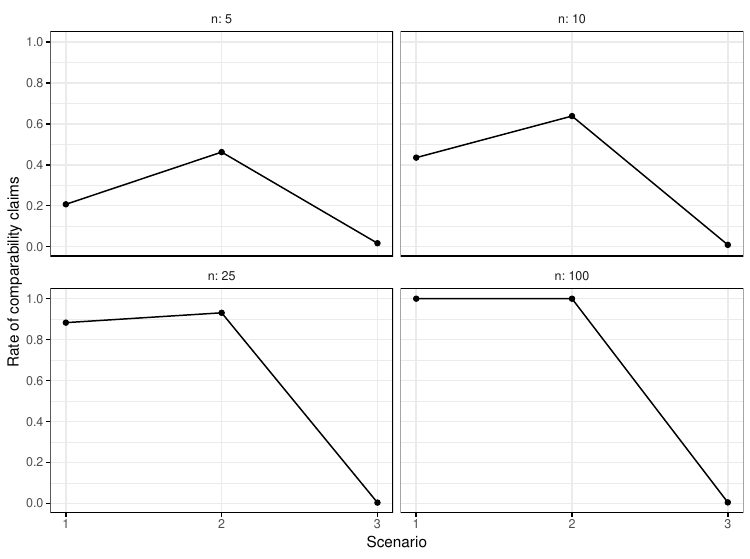

R code for this plot:
library(tailTest)
library(parallel)
library(ggplot2)
library(dplyr)
mc.cores = 30
# Warning! This program will run in parallel and needs a cluster with 30 cores.
# change mc.cores to the number of available cores, or set it to 1 in a pc
N        = c(5, 10, 25, 100)
nsim     = 1000
q        = 0.05
alpha    = 0.05
c        = -.34

scenarios = data.frame(id      = rep(c(1, 2,   3,    4),   each = 4),
                       mu_R    = rep(c(0, 0,   0,    0),   each = 4),
                       mu_T    = rep(c(0, 0.9, 0,    1.5), each = 4),
                       sigma_R = rep(c(1, 1,   1,    1),   each = 4),
                       sigma_T = rep(c(1, 0.4, 2.15, 1),   each = 4),
                       n       = rep(c(5, 10,  25, 100),   times = 4),
                       power   = NA)
scenarios

# Scenarios
# 1. Distributions of Test and Reference are identical
# (correct decision: comparable; µR = µT = 0 and σT = σR = 1).

# 2. The mean values of Test and Reference are different and the variability
# of Test is much smaller than that of Reference so that the distribution of
# Reference completely covers the distribution of Test
# (correct decision: comparable; µR = 0, µT = 0.9, σR = 1 and σT = 0.4).

# 3. The mean values of Test and Reference are identical, but the variability of Reference
# is smaller than the variability of Test
# (correct decision: not comparable; µR = µT = 0 and σR = 1 and σT = 2.15).

# 4. The variances of Test and Reference are identical, but the distribution of Test is
# shifted so that the situation is under Tsong’s null hypothesis [4]
# (correct decision: not comparable; µR = 0 and µT = 1.5 and σR = σT = 1).


# Possible decisions:
# Reject   = "Reject the null hypothesis. Comparability can be claimed."
# NoReject = "Do not reject the null hypothesis. Comparaility cannot be claimed."
for (i in 1:nrow(scenarios)) {
 n = scenarios[i, "n"]
 mu_R = scenarios[i, "mu_R"]
 mu_T = scenarios[i, "mu_T"]
 sigma_R = scenarios[i, "sigma_R"]
 sigma_T = scenarios[i, "sigma_T"]
 res = unlist(mclapply(X = 1:nsim, FUN = function(x){
    X_R = rnorm(n, mean = mu_R, sd = sigma_R)
    X_T = rnorm(n, mean = mu_T, sd = sigma_T)
    # Perform Test
    res = tailTest::testis.tails(Test = X_T, Reference = X_R,
                                 q = q, alpha = alpha, c = c)
    res$decision
  }, mc.cores = mc.cores))
 scenarios[i, "power"] = mean(res)
}

scenarios

# Save results
root = rprojroot::find_package_root_file()
fileOut = paste0(root, "/inst/sim/simulations_paper.RDS")
saveRDS(object = scenarios, file = fileOut)
scenarios = readRDS(file = fileOut)

# Produce the plot with the results (Figure 4 in the manuscript)
scenarios %>%
  filter(id != 4) %>%
ggplot() +
  geom_line(aes(x = id, y = power)) +
  geom_point(aes(x = id, y = power)) +
  facet_wrap(~ n, nrow = 2, ncol = 2, labeller = label_both) +
  labs(x = "Scenario", y = "Rate of comparability claims") +
  scale_x_continuous(breaks = 1:3)+
  scale_y_continuous(breaks = seq(0, 1, 0.2)) +
  theme_minimal() +
  theme(panel.border = element_rect(fill=NA),
        axis.ticks = element_line(),
        panel.grid.minor.x = element_blank())


plotOut = paste0(root, "/inst/sim/simulations_paper.pdf")
ggsave(filename = plotOut, width = 7.51, height = 5.59)


# Produce the plot with the results (Figure 4 in the manuscript)
scenarios %>%
  rename(Scenario = id) %>%
  ggplot() +
  geom_line(aes(x = n, y = power)) +
  geom_point(aes(x = n, y = power)) +
  facet_wrap(~ Scenario, nrow = 2, ncol = 2, labeller = label_both) +
  labs(x = "N", y = "Rate of comparability claims") +
  scale_x_continuous(breaks = N)+
  scale_y_continuous(breaks = seq(0, 1, 0.2)) +
  theme_minimal() +
  theme(panel.border = element_rect(fill=NA),
        axis.ticks = element_line(),
        panel.grid.minor.x = element_blank())

plotOut = paste0(root, "/inst/sim/simulations_paper_2.pdf")
ggsave(filename = plotOut, width = 7.51, height = 5.59)
